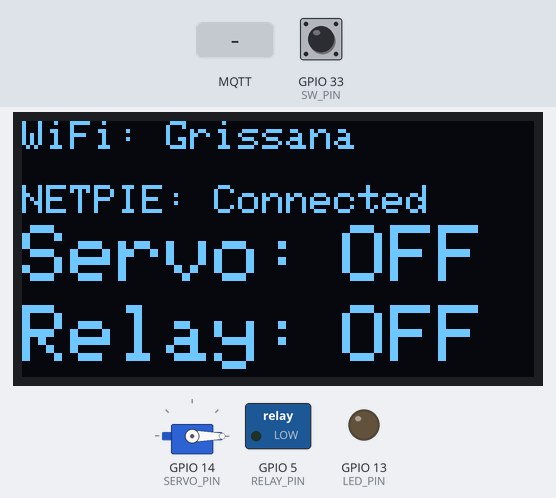
A sketch run on a simulated ESP32. Parts: servo, 128×64 one-colour display, switched loads named in the sketch (green lamp = pin HIGH), output pins drawn as LEDs (lit = HIGH). Inputs (shaded band) come from the test bench; at power-on: GPIO 33 (SW_PIN) HIGH. WiFi joins after 1.5 s; servers stay silent unless stated; no MQTT or app messages arrive unless stated; what the sketch prints to the serial monitor is not drawn.

Above: at 2.8 s.
2.9 s: GPIO 33 (SW_PIN) pulled LOW for 0.15 s
At 3.7 s:
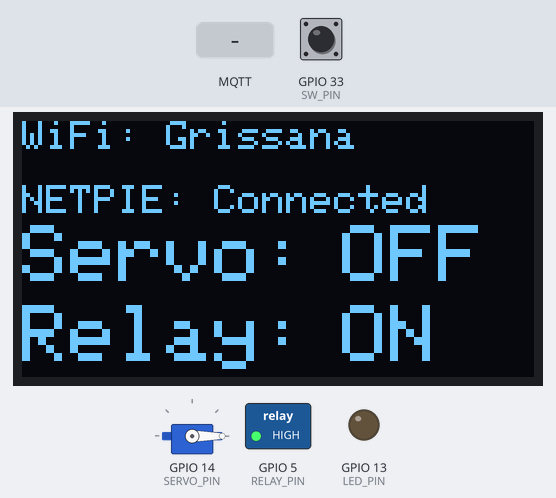
4.5 s: MQTT message "on" arrives on the first subscribed topic
At 5.0 s:
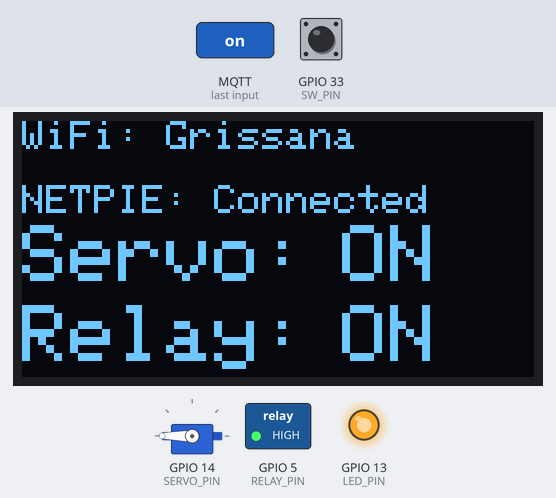
6.0 s: GPIO 33 (SW_PIN) pulled LOW for 1 s
At 7.3 s:
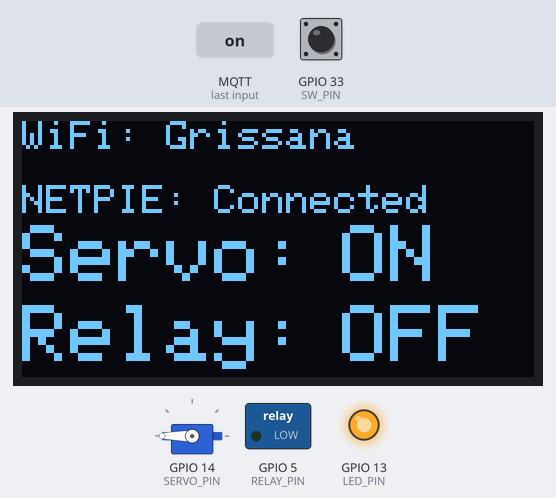
8.5 s: GPIO 33 (SW_PIN) pulled LOW for 3.2 s
At 9.2 s:
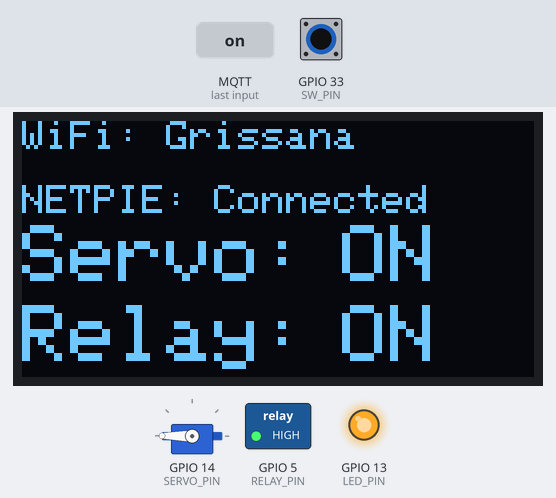
14.7 s: MQTT message "off" arrives on the first subscribed topic
At 15.1 s:
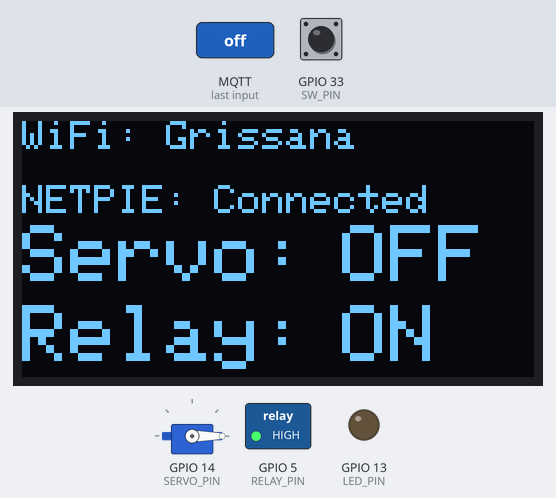
Timing chart, 0 to 17.2 s (numbered marks = the images above; inputs shaded):
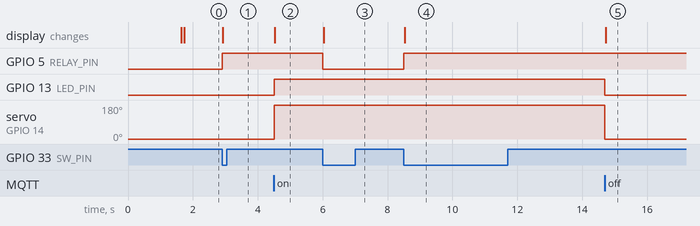

Measured:
- after the input at 2.9 s, GPIO 5 (RELAY_PIN): LOW → HIGH at once; the display: changes at once (image 1)
- after the input at 4.5 s, GPIO 13 (LED_PIN): LOW → HIGH at once; servo on GPIO 14 (SERVO_PIN): 0° → 180° at once; the display: changes at once (image 2)
- after the input at 6.0 s, GPIO 5 (RELAY_PIN): HIGH → LOW at once; the display: changes at once (image 3)
- after the input at 8.5 s, GPIO 5 (RELAY_PIN): LOW → HIGH at once; the display: changes at once (image 4)
- after the input at 14.7 s, GPIO 13 (LED_PIN): HIGH → LOW at once; servo on GPIO 14 (SERVO_PIN): 180° → 0° at once; the display: changes at once (image 5)

The sketch:

Esp32_contron.ino
```cpp
#include <Wire.h>
#include <Adafruit_GFX.h>
#include <Adafruit_SSD1306.h>
#include <WiFi.h>
#include <PubSubClient.h>
#include <ESP32Servo.h> // ✅ ไลบรารีควบคุม Servo

// ---------------- OLED ----------------
#define SCREEN_WIDTH 128
#define SCREEN_HEIGHT 64
#define OLED_RESET    -1
Adafruit_SSD1306 display(SCREEN_WIDTH, SCREEN_HEIGHT, &Wire, OLED_RESET);

// ------------------ WiFi ------------------
const char* ssid = "Grissana";
const char* password = "00000000";

// ------------------ MQTT ------------------
const char* mqtt_server = "broker.netpie.io";
const int mqtt_port = 1883;
const char* mqtt_client = "12a2c927-a8a7-4199-a744-2e3136b3b62a";
const char* mqtt_username = "sfV5UX4RL9PQUpXiRhQehhMaaJqwLsEu";
const char* mqtt_password = "KkDfYhbH24E29CnqN8jmb7YAtTNv4pDU";

WiFiClient espClient;
PubSubClient client(espClient);

// ------------------ GPIO ------------------
#define LED_PIN 13
#define RELAY_PIN 5
#define SW_PIN 33
#define SERVO_PIN 14  // ✅ กำหนดขา Servo (ปรับได้ตามต้องการ เช่น D14)

Servo myServo;  // ✅ ประกาศออบเจ็กต์ Servo

int LED1mcu2 = 0;
int relayState = 0;
bool netpieConnected = false;

// ------------------ ฟังก์ชันแสดงบนจอ OLED ------------------
void updateOLED() {
  display.clearDisplay();
  display.setTextColor(SSD1306_WHITE);

  // บรรทัดที่ 1: WiFi
  display.setTextSize(1);
  display.setCursor(0, 0);
  display.print("WiFi: ");
  if (WiFi.status() == WL_CONNECTED)
    display.println(ssid);
  else
    display.println("Disconnected");

  // บรรทัดที่ 2: NETPIE
  display.setTextSize(1);
  display.setCursor(0, 16);
  display.print("NETPIE: ");
  display.println(netpieConnected ? "Connected" : "Disconnected");

  // บรรทัดที่ 3: Servo
  display.setTextSize(2);
  display.setCursor(0, 26);
  display.print("Servo:");
  display.setCursor(80, 26);
  display.println((LED1mcu2 == 1) ? "ON" : "OFF");

  // บรรทัดที่ 4: Relay
  display.setCursor(0, 46);
  display.print("Relay:");
  display.setCursor(80, 46);
  display.println((relayState == 1) ? "ON" : "OFF");

  display.display();
}

// ------------------ MQTT Reconnect ------------------
void reconnect() {
  while (!client.connected()) {
    Serial.print("Attempting MQTT connection...");
    if (client.connect(mqtt_client, mqtt_username, mqtt_password)) {
      Serial.println("Connected");
      client.subscribe("@msg/sw1MCU1");
      netpieConnected = true;
      updateOLED();
    } else {
      Serial.print("Failed, rc=");
      Serial.print(client.state());
      Serial.println(" Try again in 5 seconds...");
      netpieConnected = false;
      updateOLED();
      delay(5000);
    }
  }
}

// ------------------ MQTT Callback ------------------
void callback(char* topic, byte* payload, unsigned int length) {
  String msg;
  for (int i = 0; i < length; i++) msg += (char)payload[i];
  msg.replace("\"", "");
  Serial.print("Message arrived ["); Serial.print(topic); Serial.print("]: "); Serial.println(msg);

  if (String(topic) == "@msg/sw1MCU1") {
    if (msg == "on") {
      digitalWrite(LED_PIN, HIGH);
      LED1mcu2 = 1;
      myServo.write(180);  // ✅ หมุน Servo ไปที่ 90°
    }
    else if (msg == "off") {
      digitalWrite(LED_PIN, LOW);
      LED1mcu2 = 0;
      myServo.write(0);   // ✅ หมุนกลับมาที่ 0°
    }

    // ส่งสถานะ servo กลับไป NETPIE
    client.publish("@msg/servo_status", (LED1mcu2 == 1) ? "on" : "off");
    updateOLED();
  }
}

// ------------------ Setup ------------------
void setup() {
  Serial.begin(115200);
  pinMode(LED_PIN, OUTPUT);
  pinMode(RELAY_PIN, OUTPUT);
  // digitalWrite(RELAY_PIN, LOW);
  pinMode(SW_PIN, INPUT_PULLUP);

  myServo.attach(SERVO_PIN);  // ✅ เริ่มต้น Servo
  myServo.write(0);           // ตั้งค่าเริ่มต้นมุม 0°

  // OLED เริ่มต้น
  if (!display.begin(SSD1306_SWITCHCAPVCC, 0x3C)) {
    Serial.println(F("SSD1306 allocation failed"));
    for (;;);
  }
  display.clearDisplay();
  updateOLED();

  // เชื่อม WiFi
  Serial.print("Connecting to ");
  Serial.println(ssid);
  WiFi.begin(ssid, password);
  while (WiFi.status() != WL_CONNECTED) {
    delay(500);
    Serial.print(".");
    updateOLED();
  }
  Serial.println("\nWiFi connected");
  Serial.print("IP address: ");
  Serial.println(WiFi.localIP());

  client.setServer(mqtt_server, mqtt_port);
  client.setCallback(callback);
  updateOLED();
}

// ------------------ Loop ------------------
void loop() {
  if (!client.connected()) reconnect();
  client.loop();

  // อ่านสวิตช์ (Active LOW)
  static int lastSwitchState = HIGH;
  int switchState = digitalRead(SW_PIN);
  if (switchState == LOW && lastSwitchState == HIGH) {
    relayState = !relayState;
    digitalWrite(RELAY_PIN, relayState);
    Serial.print("Relay changed: ");
    Serial.println(relayState ? "ON" : "OFF");

    client.publish("@msg/relay_status", (relayState == 1) ? "on" : "off");
    updateOLED();
    delay(300);
  }
  lastSwitchState = switchState;

  // ส่งสถานะ Servo ทุก 1 วินาที
  static unsigned long lastSend = 0;
  if (millis() - lastSend > 1000) {
    client.publish("@msg/status_sw", (LED1mcu2 == 1) ? "on" : "off");
    lastSend = millis();
  }

  // อัปเดตจอทุก ๆ 3 วินาที
  static unsigned long lastUpdate = 0;
  if (millis() - lastUpdate > 3000) {
    updateOLED();
    lastUpdate = millis();
  }
}
```
